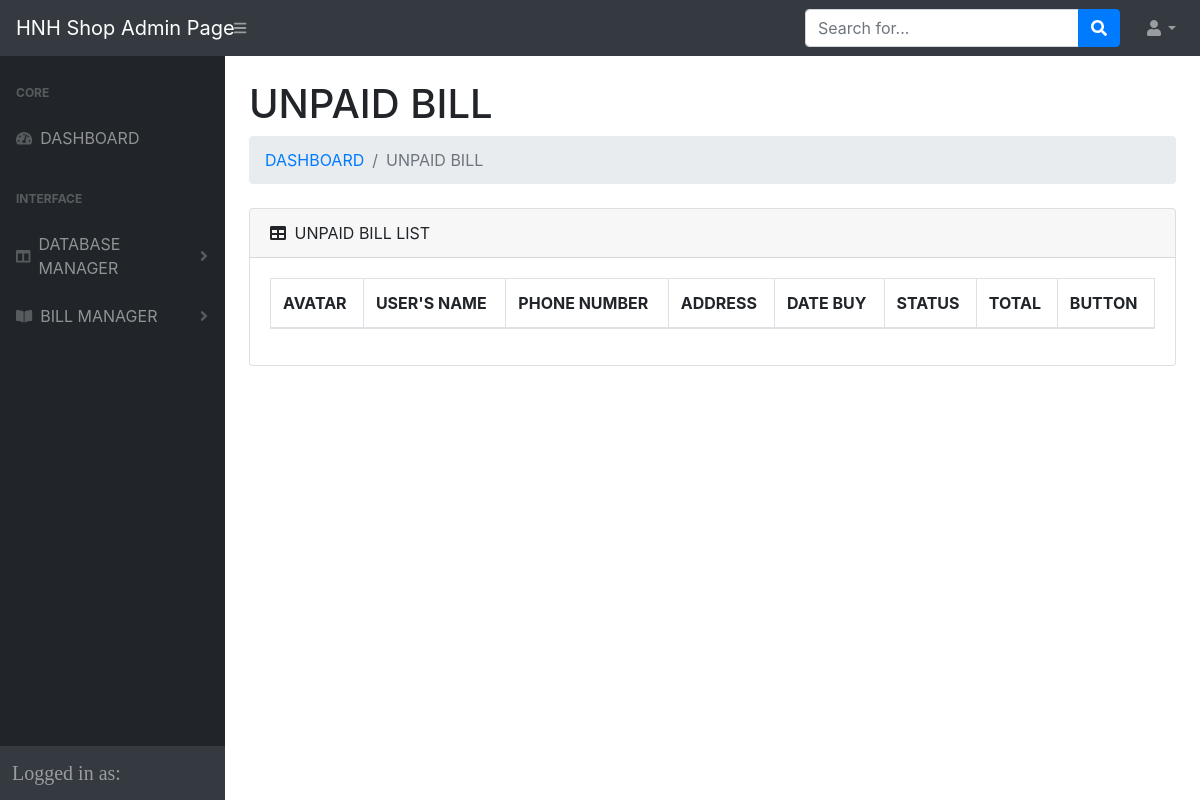
The page /admin-test/bills.php on the database as committed earlier.
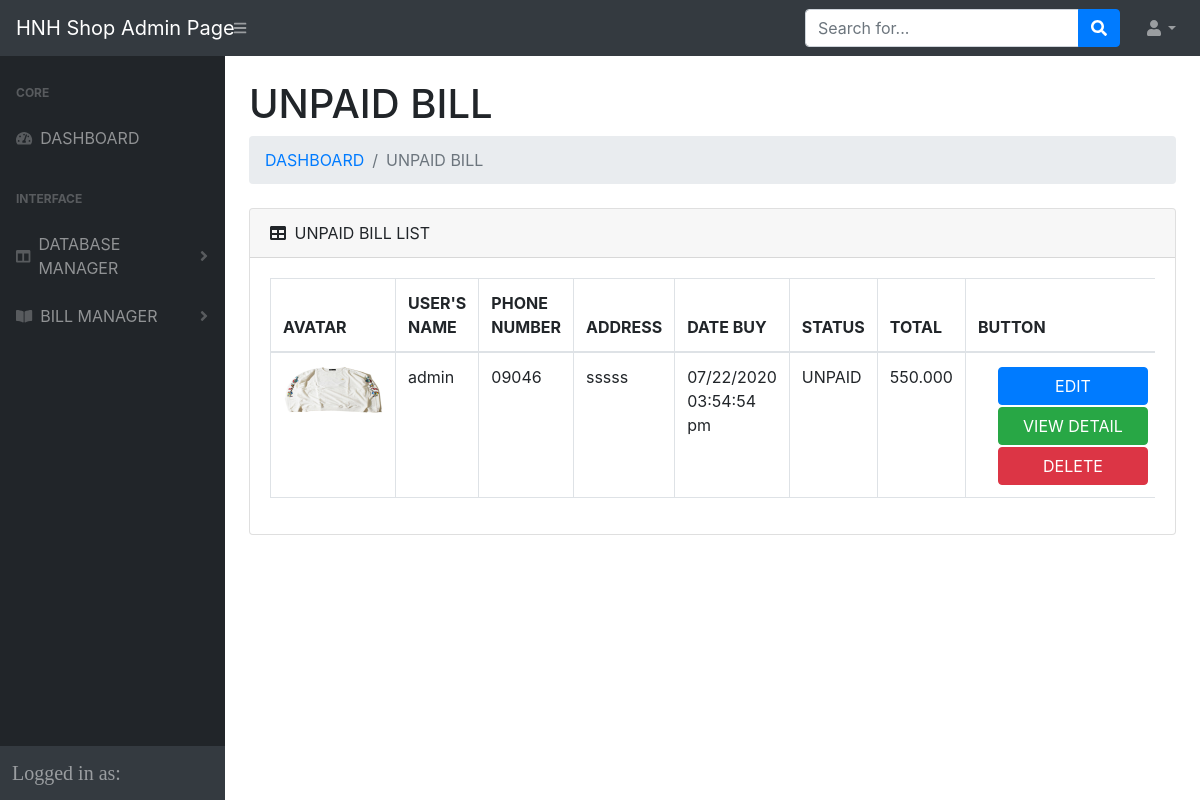
The same page on the database as committed later.
### tables this page shows
CREATE TABLE `hoadon` (
  `MaHD` int(11) NOT NULL,
  `id_user` int(11) NOT NULL,
  `sdt` varchar(255) NOT NULL,
  `address` varchar(255) NOT NULL,
  `tinhtrang` int(11) NOT NULL,
  `date` varchar(255) NOT NULL,
  `total` int(11) NOT NULL
);

CREATE TABLE `users` (
  `id` int(4) NOT NULL,
  `name` varchar(255) NOT NULL,
  `image` varchar(255) NOT NULL,
  `address` varchar(255) DEFAULT NULL,
  `phoneNumber` varchar(255) DEFAULT NULL
);

### controllers/BillsCtr.php (called while the page is built, shortened)
<?php
include_once("../models/BillsMdl.php");
class BillsCtr{
    public function getBills($tt){
        $BillsMdl=new BillsMdl();
        $array = $BillsMdl->getBills($tt);
        include_once('../views/admin/Bills.php');
    }
}
?>

### models/DataProvider.php (called while the page is built, shortened)
<?php
class DataProvider
{
	private $link;
	function __construct()
	{
		$this->link = new PDO("mysql:host=localhost;dbname=sellclothes",'root','');
		$this->link->exec("set names utf8mb4_unicode_ci");
		$this->link->setAttribute(PDO::ATTR_ERRMODE, PDO::ERRMODE_EXCEPTION);
	}
	function FetchAll($sql)
	{
		$db=$this->link->prepare($sql);
		$db->execute();
		$result=$db->fetchAll(\PDO::FETCH_ASSOC);
		return $result;
	}
}
?>

### models/BillsMdl.php (called while the page is built, shortened)
<?php
include_once("DataProvider.php");
class BillsMdl{
    public function getBills($tt){
        $db=new DataProvider();
        $sql="SELECT users.name, users.image, hoadon.MaHD, hoadon.sdt, hoadon.address, hoadon.date, hoadon.tinhtrang, hoadon.total FROM `hoadon` INNER JOIN users ON hoadon.id_user=users.id WHERE tinhtrang='$tt'";
        $array=$db->FetchAll($sql);
        return $array;
    }
}
?>

### views/admin/Bills.php (the view)
<?php
    foreach($array as $item){
        @$p=number_format($item['total'],0,",",".");
        $check=$item['tinhtrang'];
        if($check==0)$check = 'UNPAID';
        else $check= 'PAID';
        echo "<tr>";
        echo "<td ><img src='../image/image-user/$item[image]' class='image' style='width:100px; height:50px' ></td>";
            echo "<td class='name'>$item[name]</td>";
            echo "<td class='sdt'>$item[sdt]</td>";
            echo "<td class='address'>$item[address]</td>";
            echo "<td class='date'>$item[date]</td>";
            echo "<td class='tinhtrang' data-value='$item[tinhtrang]'>$check</td>";
            echo "<td class='total'>$p</td>";
            echo "<td><button class='btn-edit btn btn-primary' data-mahd=$item[MaHD] data-toggle='modal' data-target='#exampleModal' style='margin:2px 0px 0px 20px; width:150px'>EDIT</button>";
            echo "<a href='chitiet_hoadon.php?MaHD=$item[MaHD]&&tt=$_GET[tt]'><button class='btn-detail btn btn-success' style='width:150px;margin:2px 0px 0px 20px' >VIEW DETAIL</button></a> ";
            echo "<a href='?tt=$_GET[tt]&&action=delete&&MaHD=$item[MaHD]'><button class='btn-delete btn btn-danger' style='width:150px;margin:2px 0px 0px 20px' >DELETE</button></td> ";
        echo "</tr>";
    }
?>

Rows that differ between the two databases and show on the page:
added hoadon: id_user.image (picture), id_user.name "admin", sdt "09046", address "sssss", date "07/22/2020 03:54:54 pm", tinhtrang "UNPAID", total "550.000"
